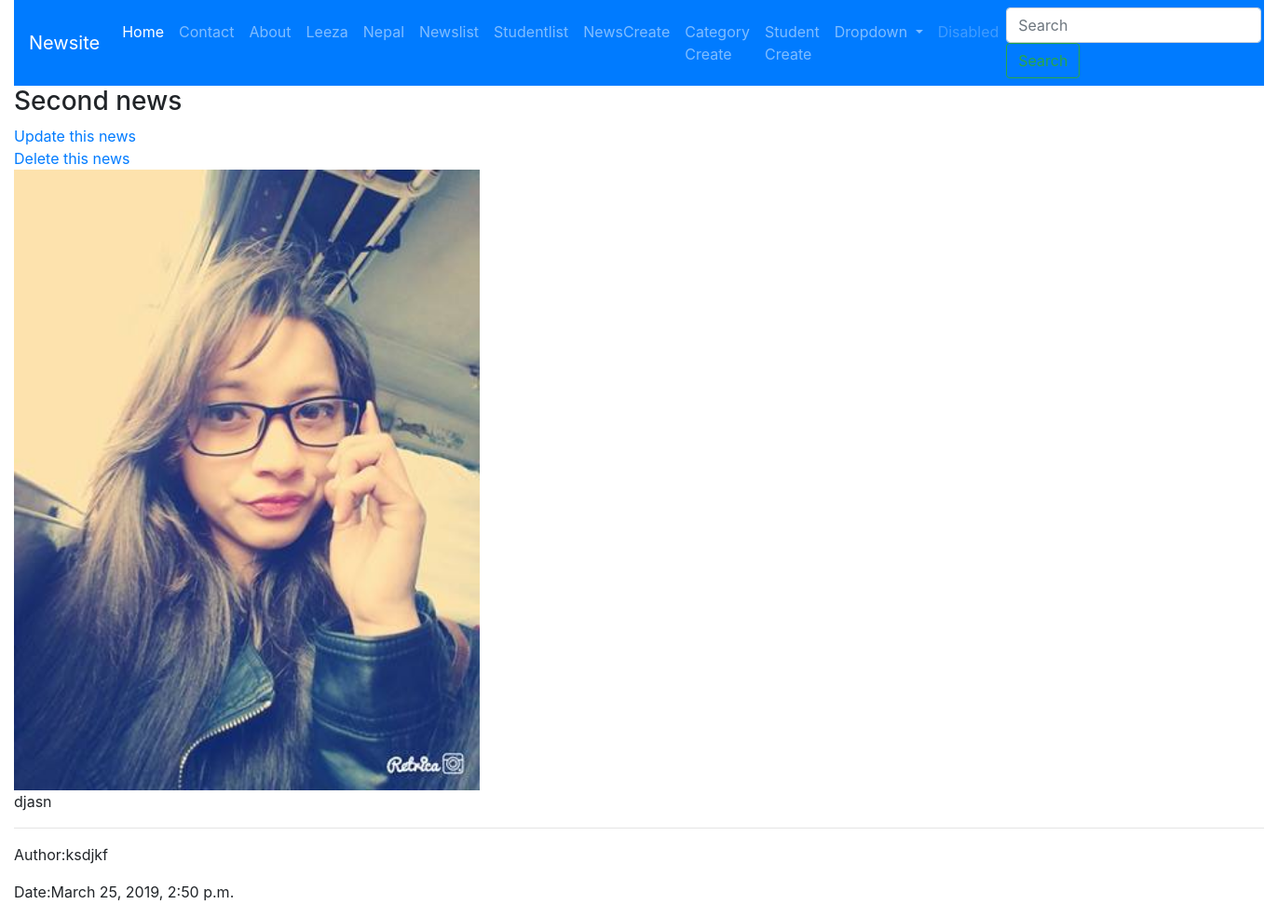
/news/2/detail/, run on the app's committed database.
### newsapp/models.py (models this page shows, shortened)
class News(models.Model):
	title = models.CharField(max_length = 100)
	image = models.ImageField(upload_to = "news")
	category = models.ManyToManyField(Category)
	detail = models.TextField()
	author = models.CharField(max_length = 100)
	date = models.DateTimeField(auto_now_add = True)

### newsapp/views.py (the view)
# urls.py: path("news/<int:pk>/detail/",NewsDetailView.as_view(), name="newsdetail"),
class NewsDetailView(DetailView):
	template_name = "newsdetail.html"
	model = News
	context_object_name = "newsobject"

### templates/newsdetail.html (shortened to what this page needs)
{% extends 'base.html' %}
{% block content %}
<h3>{{newsobject.title}}</h3>
<a href="{%url 'newsapp:newsupdate'  newsobject.id %}">Update this news</a><br>
<a href="{%url 'newsapp:newsdelete'  newsobject.id %}">Delete this news</a><br>
<img src="{{newsobject.image.url}}" width="500">
<p>{{newsobject.detail}}</p>
<hr>
<p>Author:{{newsobject.author}}</p>
<p>Date:{{newsobject.date}}</p>
{% endblock %}

### data on the page
News: title "Second news", image (picture), detail "djasn", author "ksdjkf", date "March 25, 2019, 2:50 p.m."
